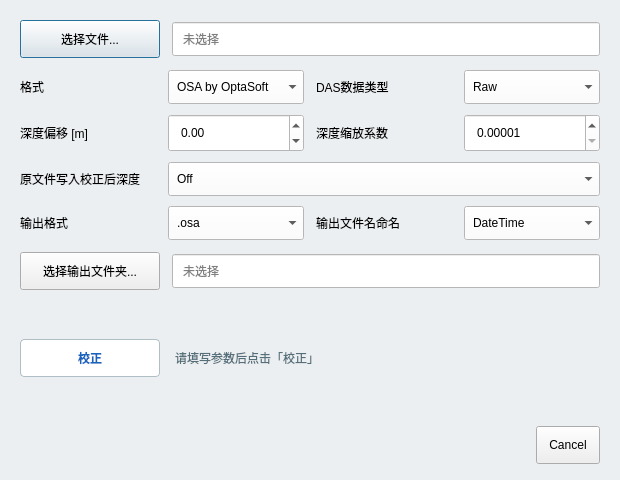
<?xml version="1.0" encoding="UTF-8"?>
<ui version="4.0">
 <class>DepthCorrectDialog</class>
 <widget class="QDialog" name="DepthCorrectDialog">
  <property name="geometry">
   <rect>
    <x>0</x>
    <y>0</y>
    <width>620</width>
    <height>480</height>
   </rect>
  </property>
  <property name="minimumSize">
   <size>
    <width>560</width>
    <height>420</height>
   </size>
  </property>
  <property name="windowTitle">
   <string>深度矫正</string>
  </property>
  <property name="styleSheet">
   <string notr="true">QDialog { background: #ECEFF1; }
QGridLayout QLabel { color: #37474F; min-width: 88px; qproperty-alignment: 'AlignLeft | AlignVCenter'; }
QLineEdit, QComboBox, QDoubleSpinBox { background: white; min-height: 28px; padding: 2px 8px; }
QPushButton { min-height: 28px; padding: 4px 12px; }</string>
  </property>
  <layout class="QVBoxLayout" name="verticalLayout">
   <property name="spacing">
    <number>12</number>
   </property>
   <property name="leftMargin">
    <number>20</number>
   </property>
   <property name="topMargin">
    <number>20</number>
   </property>
   <property name="rightMargin">
    <number>20</number>
   </property>
   <property name="bottomMargin">
    <number>16</number>
   </property>
   <item>
    <layout class="QHBoxLayout" name="inputPathLayout">
     <item>
      <widget class="QPushButton" name="btnPickInput">
       <property name="sizePolicy">
        <sizepolicy hsizetype="Fixed" vsizetype="Fixed">
         <horstretch>0</horstretch>
         <verstretch>0</verstretch>
        </sizepolicy>
       </property>
       <property name="minimumSize">
        <size>
         <width>140</width>
         <height>38</height>
        </size>
       </property>
       <property name="maximumSize">
        <size>
         <width>140</width>
         <height>38</height>
        </size>
       </property>
       <property name="text">
        <string>选择文件...</string>
       </property>
      </widget>
     </item>
     <item>
      <widget class="QLineEdit" name="editInputPath">
       <property name="readOnly">
        <bool>true</bool>
       </property>
       <property name="placeholderText">
        <string>未选择</string>
       </property>
      </widget>
     </item>
    </layout>
   </item>
   <item>
    <layout class="QGridLayout" name="gridLayout">
     <property name="horizontalSpacing"><number>12</number></property>
     <property name="verticalSpacing"><number>10</number></property>
     <item row="0" column="0"><widget class="QLabel" name="labelFormat"><property name="text"><string>格式</string></property></widget></item>
     <item row="0" column="1"><widget class="QComboBox" name="comboFormat"><item><property name="text"><string>OSA by OptaSoft</string></property></item><item><property name="text"><string>选项二</string></property></item></widget></item>
     <item row="0" column="2"><widget class="QLabel" name="labelDasDataType"><property name="text"><string>DAS数据类型</string></property></widget></item>
     <item row="0" column="3"><widget class="QComboBox" name="comboDasDataType"><item><property name="text"><string>Raw</string></property></item><item><property name="text"><string>选项二</string></property></item></widget></item>
     <item row="1" column="0"><widget class="QLabel" name="labelDepthOffset"><property name="text"><string>深度偏移 [m]</string></property></widget></item>
     <item row="1" column="1"><widget class="QDoubleSpinBox" name="spinDepthOffset"><property name="decimals"><number>2</number></property><property name="minimum"><double>-999999.000000000000000</double></property><property name="maximum"><double>999999.000000000000000</double></property></widget></item>
     <item row="1" column="2"><widget class="QLabel" name="labelDepthScale"><property name="text"><string>深度缩放系数</string></property></widget></item>
     <item row="1" column="3"><widget class="QDoubleSpinBox" name="spinDepthScale"><property name="decimals"><number>5</number></property><property name="minimum"><double>0.000010000000000001</double></property><property name="maximum"><double>999999.000000000000000</double></property><property name="singleStep"><double>0.000010000000000001</double></property></widget></item>
     <item row="2" column="0"><widget class="QLabel" name="labelWriteBack"><property name="text"><string>原文件写入校正后深度</string></property></widget></item>
     <item row="2" column="1" colspan="3"><widget class="QComboBox" name="comboWriteBack"><item><property name="text"><string>Off</string></property></item><item><property name="text"><string>On</string></property></item><item><property name="text"><string>选项二</string></property></item></widget></item>
     <item row="3" column="0"><widget class="QLabel" name="labelOutputFormat"><property name="text"><string>输出格式</string></property></widget></item>
     <item row="3" column="1"><widget class="QComboBox" name="comboOutputFormat"><item><property name="text"><string>.osa</string></property></item><item><property name="text"><string>选项二</string></property></item></widget></item>
     <item row="3" column="2"><widget class="QLabel" name="labelOutputNaming"><property name="text"><string>输出文件名命名</string></property></widget></item>
     <item row="3" column="3"><widget class="QComboBox" name="comboOutputNaming"><item><property name="text"><string>DateTime</string></property></item><item><property name="text"><string>选项二</string></property></item></widget></item>
    </layout>
   </item>
   <item>
    <layout class="QHBoxLayout" name="outputPathLayout">
     <item>
      <widget class="QPushButton" name="btnPickOutput">
       <property name="sizePolicy">
        <sizepolicy hsizetype="Fixed" vsizetype="Fixed">
         <horstretch>0</horstretch>
         <verstretch>0</verstretch>
        </sizepolicy>
       </property>
       <property name="minimumSize">
        <size>
         <width>140</width>
         <height>38</height>
        </size>
       </property>
       <property name="maximumSize">
        <size>
         <width>140</width>
         <height>38</height>
        </size>
       </property>
       <property name="text">
        <string>选择输出文件夹...</string>
       </property>
      </widget>
     </item>
     <item>
      <widget class="QLineEdit" name="editOutputPath">
       <property name="readOnly">
        <bool>true</bool>
       </property>
       <property name="placeholderText">
        <string>未选择</string>
       </property>
      </widget>
     </item>
    </layout>
   </item>
   <item>
    <layout class="QHBoxLayout" name="actionLayout">
     <item>
      <widget class="QPushButton" name="btnCorrect">
       <property name="sizePolicy">
        <sizepolicy hsizetype="Fixed" vsizetype="Fixed">
         <horstretch>0</horstretch>
         <verstretch>0</verstretch>
        </sizepolicy>
       </property>
       <property name="minimumSize">
        <size>
         <width>140</width>
         <height>38</height>
        </size>
       </property>
       <property name="maximumSize">
        <size>
         <width>140</width>
         <height>38</height>
        </size>
       </property>
       <property name="styleSheet">
        <string notr="true">QPushButton { background: white; color: #1565C0; font-weight: bold;
 border: 1px solid #B0BEC5; border-radius: 4px; }
QPushButton:hover:enabled { background: #E3F2FD; }
QPushButton:disabled { color: #90A4AE; background: #ECEFF1; }</string>
       </property>
       <property name="text">
        <string>校正</string>
       </property>
      </widget>
     </item>
     <item>
      <widget class="QLabel" name="labelStatus">
       <property name="styleSheet">
        <string notr="true">color: #546E7A; padding: 4px 0;</string>
       </property>
       <property name="text">
        <string>请填写参数后点击「校正」</string>
       </property>
       <property name="wordWrap">
        <bool>true</bool>
       </property>
      </widget>
     </item>
    </layout>
   </item>
   <item>
    <widget class="QDialogButtonBox" name="buttonBox">
     <property name="standardButtons">
      <set>QDialogButtonBox::StandardButton::Cancel</set>
     </property>
    </widget>
   </item>
  </layout>
 </widget>
 <resources/>
 <connections/>
</ui>
